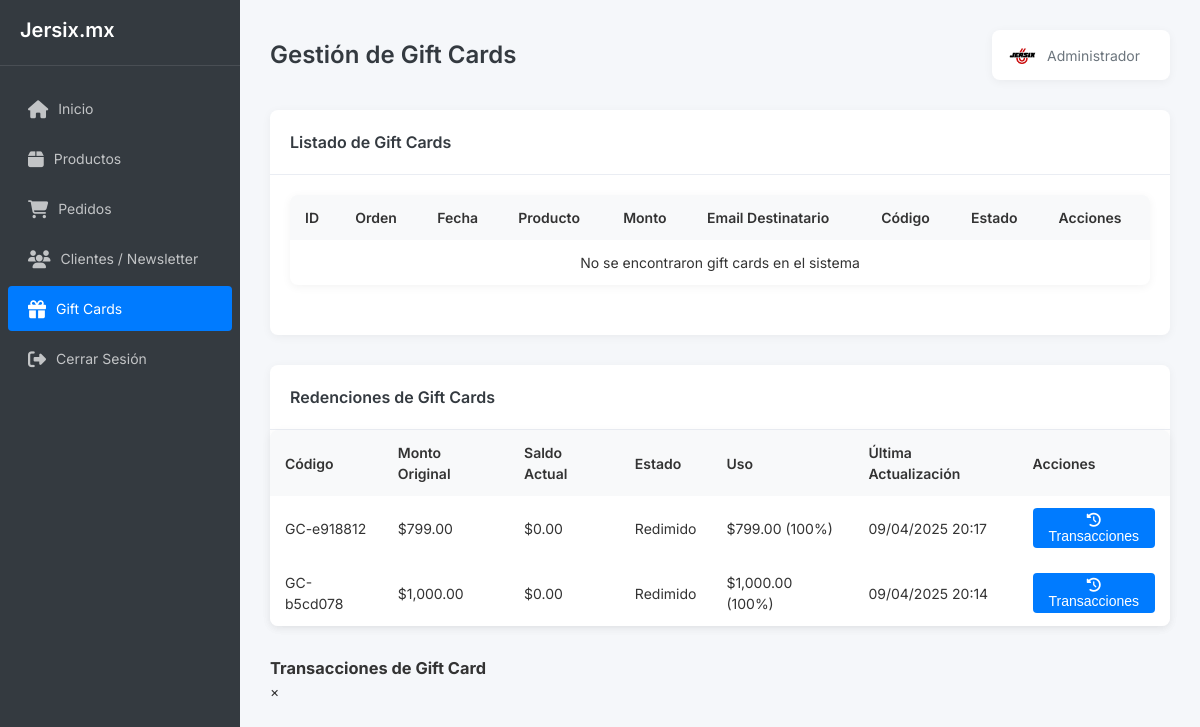
/admin2/giftcards.php (signed in), run on the app's committed database.
### tables this page shows
CREATE TABLE `giftcard_redemptions` (
  `id` int(11) NOT NULL,
  `code` varchar(50) NOT NULL,
  `original_amount` decimal(10,2) NOT NULL,
  `balance` decimal(10,2) NOT NULL,
  `redeemed` tinyint(1) DEFAULT 0,
  `created_at` timestamp NOT NULL DEFAULT current_timestamp(),
  `updated_at` timestamp NOT NULL DEFAULT current_timestamp() ON UPDATE current_timestamp()
);

### admin2/giftcards.php (the view, shortened to what this page needs)
<?php
require_once __DIR__ . '/../config/database.php';
try {
    $pdo = getConnection();
} catch(PDOException $e) {
    die('Error de conexión a la base de datos: ' . $e->getMessage());
}
try {
    $stmt = $pdo->prepare("
        SELECT
            oi.*,
            o.customer_name,
            o.customer_email,
            o.created_at,
            p.name as product_name,
            IFNULL(oi.giftcard_sent, 0) as giftcard_sent_checked,
            IFNULL(oi.giftcard_status, 'pendiente') as giftcard_status_check
        FROM order_items oi
        JOIN orders o ON oi.order_id = o.order_id
        JOIN products p ON oi.product_id = p.product_id
        WHERE personalization_name IS NOT NULL
        AND (p.name LIKE '%Tarjeta de Regalo%' OR oi.personalization_name LIKE '%@%')
        ORDER BY o.created_at DESC
    ");
    $stmt->execute();
    $giftcards = $stmt->fetchAll(PDO::FETCH_ASSOC);
} catch (PDOException $e) {
    $errorMessage = "Error al obtener las gift cards: " . $e->getMessage();
    $giftcards = [];
    writeLog("ERROR: " . $errorMessage);
}
?>
<!DOCTYPE html>
<html lang="es">
<head>
    <link rel="stylesheet" href="https://cdnjs.cloudflare.com/ajax/libs/font-awesome/6.4.0/css/all.min.css">
</head>
<body>
    <div class="dashboard-layout">
        <aside class="sidebar">
            <div class="sidebar-header">
                <h2>Jersix.mx</h2>
            </div>
            <ul class="nav-menu">
                <li class="nav-item">
                    <a href="dashboard.php">
                        <i class="fas fa-home"></i>
                        <span>Inicio</span>
                    </a>
                </li>
                <li class="nav-item">
                    <a href="products.php">
                        <i class="fas fa-box"></i>
                        <span>Productos</span>
                    </a>
                </li>
                <li class="nav-item">
                    <a href="orders.php">
                        <i class="fas fa-shopping-cart"></i>
                        <span>Pedidos</span>
                    </a>
                </li>
                <li class="nav-item">
                    <a href="newsletter.php">
                        <i class="fas fa-users"></i>
                        <span>Clientes / Newsletter</span>
                    </a>
                </li>
                <li class="nav-item active">
                    <a href="giftcards.php">
                        <i class="fas fa-gift"></i>
                        <span>Gift Cards</span>
                    </a>
                </li>
                <li class="nav-item">
                    <a href="logout.php">
                        <i class="fas fa-sign-out-alt"></i>
                        <span>Cerrar Sesión</span>
                    </a>
                </li>
            </ul>
        </aside>
        <main class="main-content">
            <div class="topbar">
                <div>
                    <h1>Gestión de Gift Cards</h1>
                </div>
                <div class="user-info">
                    <img src="../img/ICON.png" alt="User" style="width: 30px; height: 30px; border-radius: 50%; margin-right: 10px;">
                    <span><?php echo $_SESSION['admin_name'] ?? 'Administrador'; ?></span>
                </div>
            </div>
            <div class="panel">
                <div class="panel-header">
                    <h3 class="panel-title">Listado de Gift Cards</h3>
                </div>
                <div class="panel-body">
                    <div class="table-container">
                        <table>
                            <thead>
                                <tr>
                                    <th>ID</th>
                                    <th>Orden</th>
                                    <th>Fecha</th>
                                    <th>Producto</th>
                                    <th>Monto</th>
                                    <th>Email Destinatario</th>
                                    <th>Código</th>
                                    <th>Estado</th>
                                    <th>Acciones</th>
                                </tr>
                            </thead>
                            <tbody>
                                <?php if (empty($giftcards)): ?>
                                    <tr>
                                        <td colspan="9" style="text-align: center;">No se encontraron gift cards en el sistema</td>
                                    </tr>
                                <?php endif; ?>
                            </tbody>
                        </table>
                    </div>
                </div>
            </div>
            <div class="panel">
                <div class="panel-header">
                    <h3 class="panel-title">Redenciones de Gift Cards</h3>
                </div>
                <div class="table-container">
                    <?php
                    try {
                        $tableExists = $pdo->query("SHOW TABLES LIKE 'giftcard_redemptions'")->rowCount() > 0;
                        $transTableExists = $pdo->query("SHOW TABLES LIKE 'giftcard_transactions'")->rowCount() > 0;
                        if ($tableExists && $transTableExists) {
                            $redemptionStmt = $pdo->query("
                                SELECT
                                    r.*,
                                    COUNT(t.id) as transactions_count,
                                    IFNULL(SUM(t.amount), 0) as total_redeemed
                                FROM giftcard_redemptions r
                                LEFT JOIN giftcard_transactions t ON r.code = t.code
                                GROUP BY r.id
                                ORDER BY r.updated_at DESC
                            ");
                            $redemptions = $redemptionStmt->fetchAll(PDO::FETCH_ASSOC);
                            if ($redemptions) {
                                ?>
                                <table>
                                    <thead>
                                        <tr>
                                            <th>Código</th>
                                            <th>Monto Original</th>
                                            <th>Saldo Actual</th>
                                            <th>Estado</th>
                                            <th>Uso</th>
                                            <th>Última Actualización</th>
                                            <th>Acciones</th>
                                        </tr>
                                    </thead>
                                    <tbody>
                                        <?php foreach ($redemptions as $redemption): ?>
                                            <tr>
                                                <td><?php echo htmlspecialchars($redemption['code']); ?></td>
                                                <td>$<?php echo number_format($redemption['original_amount'], 2); ?></td>
                                                <td>$<?php echo number_format($redemption['balance'], 2); ?></td>
                                                <td>
                                                    <?php if ($redemption['redeemed']): ?>
                                                        <span class="status-badge completed">Redimido</span>
                                                    <?php else: ?>
                                                        <span class="status-badge pending">Activo</span>
                                                    <?php endif; ?>
                                                </td>
                                                <td>
                                                    <?php
                                                    $used = $redemption['total_redeemed'];
                                                    $percent = ($redemption['original_amount'] > 0) ?
                                                        round(($used / $redemption['original_amount']) * 100, 0) : 0;
                                                    echo "$" . number_format($used, 2) . " (" . $percent . "%)";
                                                    ?>
                                                </td>
                                                <td><?php echo date('d/m/Y H:i', strtotime($redemption['updated_at'])); ?></td>
                                                <td>
                                                    <button class="btn btn-sm btn-primary view-transactions-btn"
                                                            data-code="<?php echo htmlspecialchars($redemption['code']); ?>">
                                                        <i class="fas fa-history"></i> Transacciones
                                                    </button>
                                                </td>
                                            </tr>
                                        <?php endforeach; ?>
                                    </tbody>
                                </table>
                            <?php } else { ?>
                                <div class="empty-state">
                                    <p>No hay redenciones de gift cards registradas</p>
                                </div>
                            <?php }
                        } else { ?>
                            <div class="empty-state">
                                <p>El sistema de redenciones no está configurado aún</p>
                            </div>
                        <?php }
                    } catch (PDOException $e) { ?>
                        <div class="error-message">
                            <p>Error al obtener redenciones: <?php echo $e->getMessage(); ?></p>
                        </div>
                    <?php } ?>
                </div>
            </div>
            <div id="transactionsModal" class="modal">
                <div class="modal-content">
                    <div class="modal-header">
                        <h3>Transacciones de Gift Card</h3>
                        <span class="close" onclick="closeTransactionsModal()">&times;</span>
                    </div>
                </div>
            </div>
        </main>
    </div>
</body>
</html>

### admin2/giftcards.php (style rules this page uses)
:root { --primary-color: #007bff; --primary-dark: #0056b3; --secondary-color: #6c757d; --success-color: #28a745; --danger-color: #dc3545; --warning-color: #ffc107; --info-color: #17a2b8; --light-color: #f8f9fa; --dark-color: #343a40; --sidebar-width: 240px; --topbar-height: 60px; --border-radius: 8px; --box-shadow: 0 2px 10px rgba(0,0,0,0.05); --transition: all 0.3s ease; }
* { margin: 0; padding: 0; box-sizing: border-box; }
body { font-family: 'Inter', sans-serif; font-size: 14px; color: #333; background-color: #f5f7fa; line-height: 1.5; }
.dashboard-layout { display: grid; grid-template-columns: var(--sidebar-width) 1fr; min-height: 100vh; }
.sidebar { background-color: var(--dark-color); color: white; position: fixed; height: 100vh; width: var(--sidebar-width); padding-top: 15px; overflow-y: auto; transition: var(--transition); z-index: 1000; }
.sidebar-header { padding: 0 20px 20px; display: flex; align-items: center; justify-content: space-between; border-bottom: 1px solid rgba(255,255,255,0.1); }
.sidebar-header h2 { font-size: 20px; font-weight: 600; }
.sidebar .nav-menu { list-style: none; padding: 15px 0; }
.sidebar .nav-item { margin: 5px 0; }
.sidebar .nav-item a { color: rgba(255,255,255,0.7); text-decoration: none; display: flex; align-items: center; padding: 12px 20px; border-radius: 4px; margin: 0 8px; transition: var(--transition); }
.sidebar .nav-item a i { margin-right: 10px; font-size: 18px; }
.sidebar .nav-item.active a { color: white; background: var(--primary-color); }
.main-content { grid-column: 2; padding: 30px; }
.topbar { display: flex; justify-content: space-between; align-items: center; margin-bottom: 30px; }
.topbar h1 { font-size: 24px; font-weight: 600; color: var(--dark-color); }
.user-info { display: flex; align-items: center; background: white; padding: 10px 15px; border-radius: var(--border-radius); box-shadow: var(--box-shadow); }
.user-info span { margin-right: 15px; color: var(--secondary-color); }
.table-container { background-color: white; border-radius: var(--border-radius); box-shadow: var(--box-shadow); overflow: hidden; margin-bottom: 30px; }
table { width: 100%; border-collapse: collapse; }
th, td { padding: 12px 15px; text-align: left; }
th { background-color: #f8f9fa; font-weight: 600; }
.btn { display: inline-block; padding: 8px 16px; border-radius: 4px; text-decoration: none; font-weight: 500; cursor: pointer; transition: var(--transition); border: none; font-size: 14px; text-align: center; }
.btn-primary { background-color: var(--primary-color); color: white; }
.btn-sm { padding: 0.25rem 0.5rem; font-size: 0.875rem; }
.panel { background: white; border-radius: var(--border-radius); box-shadow: var(--box-shadow); margin-bottom: 30px; }
.panel-header { padding: 20px; border-bottom: 1px solid #eaedf3; display: flex; justify-content: space-between; align-items: center; }
.panel-title { font-size: 16px; font-weight: 600; color: var(--dark-color); }
.panel-body { padding: 20px; }

### data on the page
giftcard_redemptions: code "GC-e918812", original_amount "799.00", balance "0.00", redeemed "Redimido", used "799.00", percent "100", updated_at "09/04/2025 20:17"
giftcard_redemptions: code "GC-b5cd078", original_amount "1,000.00", balance "0.00", redeemed "Redimido", used "1,000.00", percent "100", updated_at "09/04/2025 20:14"

### other printed values
$_SESSION['admin_name'] "Administrador"
